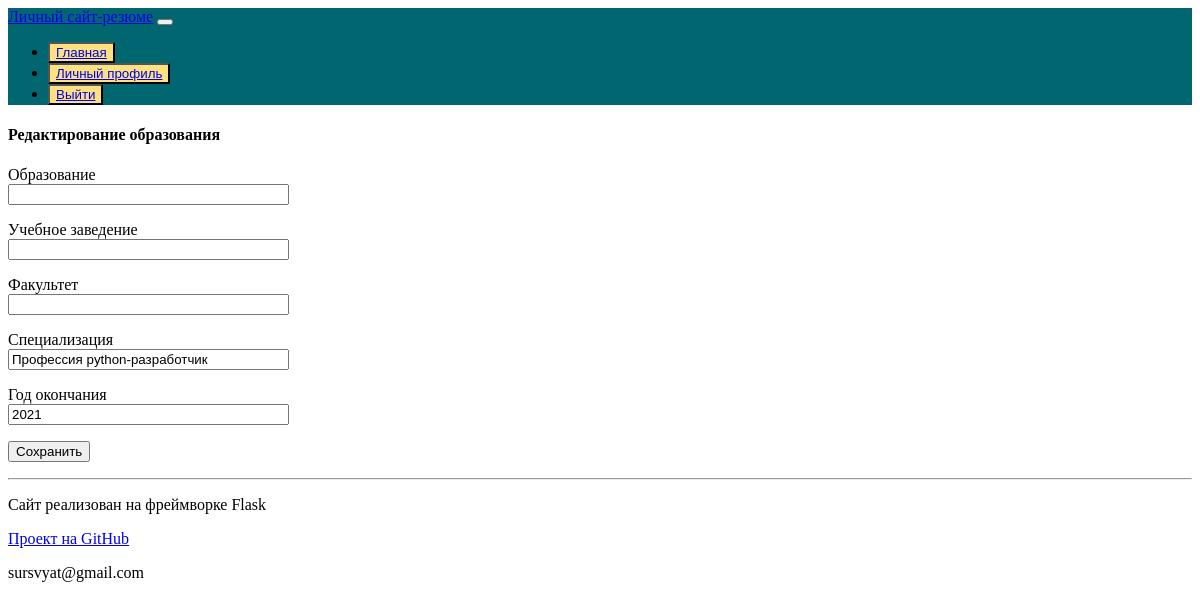
Page /edit_education/2 (signed in) on the committed database.
### app/models.py (models this page shows)
class ResumeEducation(db.Model):
    id = db.Column(db.Integer, primary_key=True)
    level = db.Column(db.String(128))
    educational_institution = db.Column(db.String(500))
    conducting_organization = db.Column(db.String(500))
    faculty = db.Column(db.String(500))
    specialization = db.Column(db.String(128))
    year_completion = db.Column(db.String(64))
    comment = db.Column(db.String(1000))
    timestamp = db.Column(db.DateTime, index=True, default=datetime.utcnow)
    user_id = db.Column(db.Integer, db.ForeignKey('user.id'))

### app/routes.py (the view)
@app.route('/edit_education/<education_id>', methods=['GET', 'POST'])
@login_required
def edit_education(education_id):
    form = EducationForm()
    training = ResumeEducation.query.filter_by(id=education_id).first_or_404()
    if form.validate_on_submit():
        training.level = form.level.data
        training.educational_institution = form.educational_institution.data
        training.faculty = form.faculty.data
        training.specialization = form.specialization.data
        training.year_completion = form.year_completion.data
        db.session.commit()
        flash('Образвание изменено.')
        return redirect(url_for('resume', username=current_user.username))
    elif request.method == 'GET':
        form.level.data = training.level
        form.educational_institution.data = training.educational_institution
        form.faculty.data = training.faculty
        form.specialization.data = training.specialization
        form.year_completion.data = training.year_completion
    return render_template('edit_education.html', title='Образование', form=form)

### app/forms.py
class EducationForm(FlaskForm):
    level = StringField('Образование', validators=[DataRequired()])
    educational_institution = StringField('Учебное заведение', validators=[DataRequired()])
    faculty = StringField('Факультет', validators=[DataRequired()])
    specialization = StringField('Специализация', validators=[DataRequired()])
    year_completion = StringField('Год окончания', validators=[DataRequired()])
    submit = SubmitField('Сохранить')

### app/models.py (called while the page is built)
@login.user_loader
def load_user(id):
    return User.query.get(int(id))

### app/routes.py (called while the page is built)
@app.before_request
def before_request():
    if current_user.is_authenticated:
        current_user.last_seen = datetime.now() #strftime("%d.%m.%Y-%H:%M:%S")
        db.session.commit()

### app/templates/edit_education.html (shortened to what this page needs)
{% extends "base.html" %}
{% block content %}
    <div class="container text-center mt-5 pt-3">
        <h4 class="mt-5">Редактирование образования</h4>
        <form action="" method="post">
            <p>
                {{ form.level.label }}<br>
                {{ form.level(size=32) }}<br>
            </p>
            <p>
                {{ form.educational_institution.label }}<br>
                {{ form.educational_institution(size=32) }}<br>
            </p>
            <p>
                {{ form.faculty.label }}<br>
                {{ form.faculty(size=32) }}<br>
            </p>
            <p>
                {{ form.specialization.label }}<br>
                {{ form.specialization(size=32) }}<br>
            </p>
            <p>
                {{ form.year_completion.label }}<br>
                {{ form.year_completion(size=32) }}<br>
            </p>
            <p>{{ form.submit() }}</p>
        </form>
    </div>
{% endblock %}

### app/static/css/main.css (style rules this page uses)
html,body { height: 100%; }

### rows in the picture
ResumeEducation: specialization "Профессия python-разработчик", year_completion "2021"
